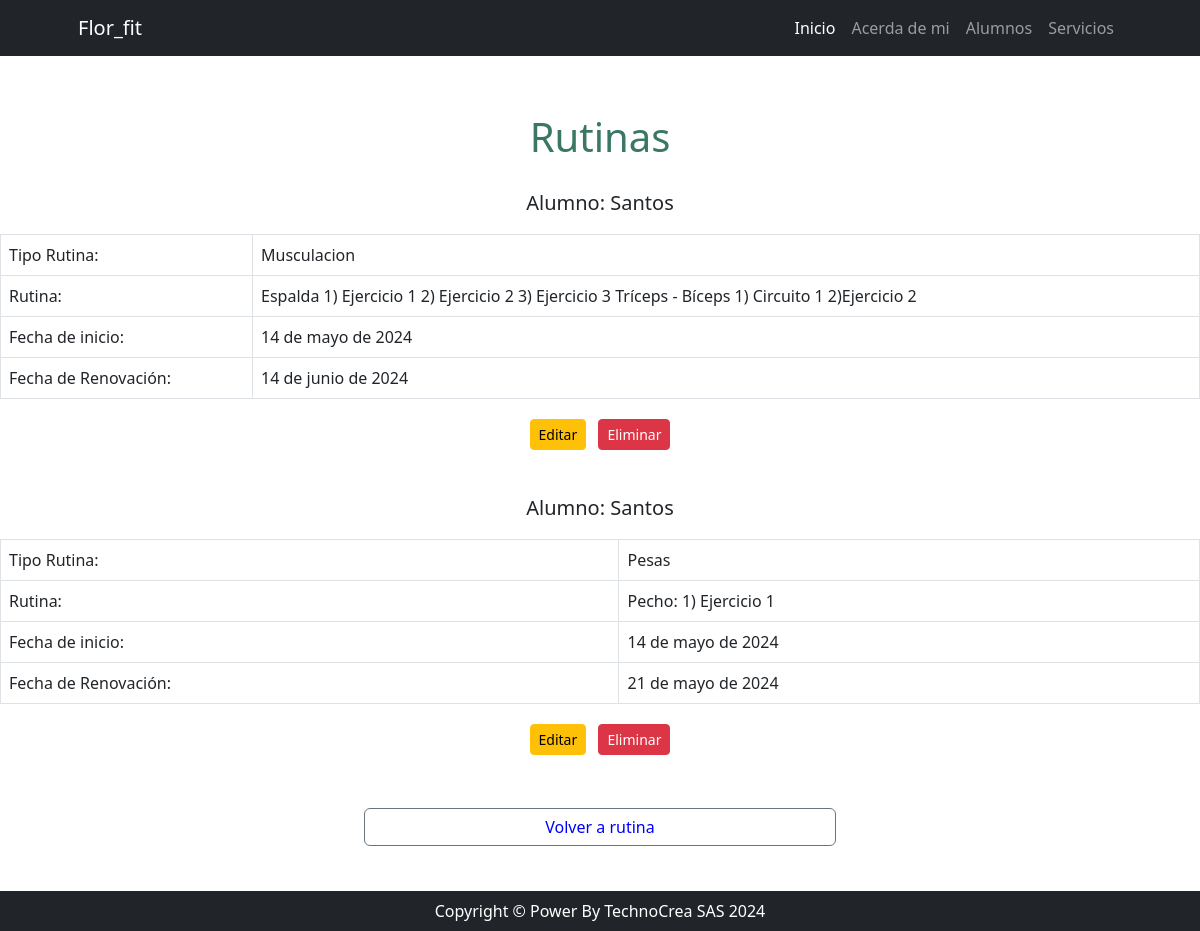
The app's page /usuario/rutina/list, older data.
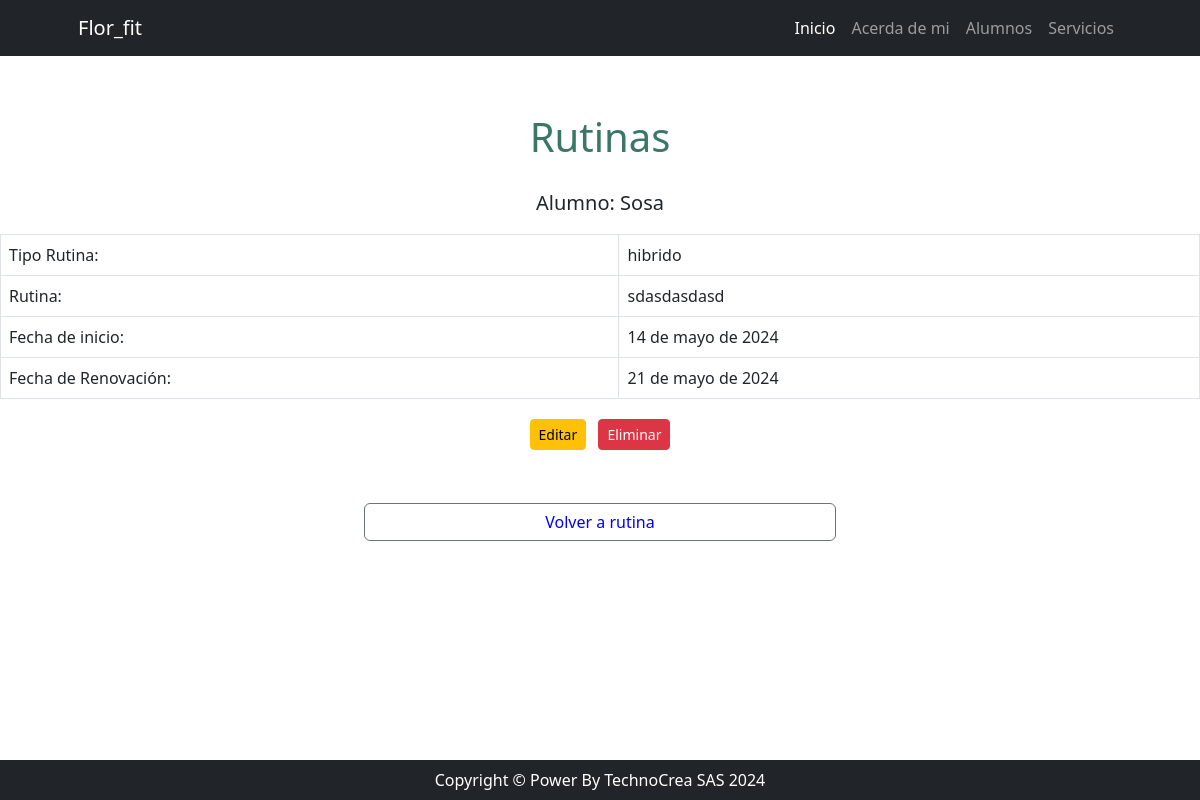
The same page, newer data.
### usuario/models.py (models this page shows, shortened)
class Rutina(models.Model):
    instructor = models.ForeignKey(Instructor, on_delete=models.CASCADE, verbose_name="Instructor asignado")
    alumno = models.ForeignKey(Alumno, on_delete=models.CASCADE, verbose_name="Alumno asignado")
    nombre = models.CharField(max_length=150, verbose_name="Nombre de la rutina")
    descripcion = models.TextField(verbose_name="Descripción")
    fecha_inicio = models.DateField(verbose_name="Fecha de inicio")
    fecha_fin = models.DateField(verbose_name="Fecha de fin")
    class Meta:
        verbose_name = 'Rutina'
        verbose_name_plural = 'Rutinas'

class Alumno(models.Model):
    dni = models.IntegerField()
    apellido = models.CharField(max_length=100)
    nombre = models.CharField(max_length=100)
    email = models.EmailField(unique=True)
    telefono = models.CharField(max_length=20, blank=True)
    fecha_nacimiento = models.DateField(null=True, blank=True)
    def __str__(self):
        return self.apellido
    class Meta:
        verbose_name = 'Alumno'
        verbose_name_plural = 'Alumnos'

### usuario/views.py (the view)
# urls.py: path('rutina/list', views.rutina_list, name='rutina_list'),
def rutina_list(request):
    busqueda = request.GET.get("busqueda", None)
    if busqueda:
        print(busqueda)
        consulta = Rutina.objects.filter(nombre__icontains=busqueda)
    else:
        consulta = Rutina.objects.all()
    contexto = {"rutinas": consulta}
    return render(request, "usuario/rutina_list.html", contexto)

### usuario/templates/usuario/rutina_list.html (shortened to what this page needs)
{% extends 'core/base.html' %}
{% block content %}
    <header>
        <h1 class="text-center" style="padding-top: 1.5cm; padding-bottom: 0.5cm; color: #3a7765;">Rutinas</h1>
    </header>
    <ul class="list-unstyled">
        <ul class="list-unstyled">
            {% for rutina in rutinas %}
            <li>
                <p class="font-weight-bold text-center" style="font-size: 1.25rem;">Alumno: {{ rutina.alumno }}</p>
                <div class="table-responsive">
                    <table class="table table-bordered">
                        <tbody>
                            <tr>
                                <td class="font-weight-bold">Tipo Rutina:</td>
                                <td>{{ rutina.nombre }}</td>
                            </tr>
                            <tr>
                                <td class="font-weight-bold">Rutina:</td>
                                <td>{{ rutina.descripcion }}</td>
                            </tr>
                            <tr>
                                <td class="font-weight-bold">Fecha de inicio:</td>
                                <td>{{ rutina.fecha_inicio }}</td>
                            </tr>
                            <tr>
                                <td class="font-weight-bold">Fecha de Renovación:</td>
                                <td>{{ rutina.fecha_fin }}</td>
                            </tr>
                        </tbody>
                    </table>
                    <div class="text-center">
                        <a href="{% url 'usuario:rutina_update' rutina.id %}" class="btn btn-warning btn-sm m-1">Editar</a>
                        <a href="{% url 'usuario:rutina_delete' rutina.id %}" class="btn btn-danger btn-sm m-1">Eliminar</a>
                    </div>
                </div>
                <div class="text-center">
                    <a href="" class="btn btn-close-white btn-sm m-1">Volver a Rutina</a>
                </div>
            </li>
            {% endfor %}
        </ul>
        <div style="text-align: center; padding: 10px; margin-bottom: 75px;">
            <a href="{% url 'usuario:rutina_main' %}" class="btn btn-outline-secondary" style="width: 40%; color: blue;">Volver a rutina</a>
        </div>
{% endblock content %}

### core/templates/core/base.html (shortened to what this page needs)
{% load static %}
<!DOCTYPE html>
<html lang="en">
    <head>
        <link href="https://cdn.jsdelivr.net/npm/bootstrap-icons@1.4.1/font/bootstrap-icons.css" rel="stylesheet" />
        <link href="{% static 'core/css/styles.css' %}" rel="stylesheet" />
    </head>
    <body>
        {% include 'core/components/navbar.html' %}
        {% block content %}
        {% endblock content %}
        {% include 'core/components/footer.html' %}
    </body>
</html>

### core/templates/core/components/navbar.html (shortened to what this page needs)
<nav class="navbar navbar-expand-lg navbar-dark bg-dark">
    <div class="container px-5">
        <a class="navbar-brand" href="#!">Flor_fit</a>
        <div class="collapse navbar-collapse" id="navbarSupportedContent">
            <ul class="navbar-nav ms-auto mb-2 mb-lg-0">
                <li class="nav-item"><a class="nav-link active" aria-current="page" href="{% url 'core:index' %}">Inicio</a></li>
                <li class="nav-item"><a class="nav-link" href="#!">Acerda de mi</a></li>
                <li class="nav-item"><a class="nav-link" href="{% url 'usuario:index' %}">Alumnos</a></li>
                <li class="nav-item"><a class="nav-link" href="#!">Servicios</a></li>
            </ul>
        </div>
    </div>
</nav>

### core/templates/core/components/footer.html
<footer class="py-2 bg-dark fixed-bottom ">
    <div class="container px-5">
        <p class="m-0 text-center text-white">Copyright &copy; Power By TechnoCrea SAS 2024</p>
    </div>
</footer>

Row changes from the older to the newer data that the page shows:
removed Rutina: alumno "Santos", nombre "Musculacion", descripcion "Espalda 1) Ejercicio 1 2) Ejercicio 2 3) Ejercicio 3 Tríceps - Bíceps 1) Circuito 1 2)Ejercicio 2", fecha_inicio "14 de mayo de 2024", fecha_fin "14 de junio de 2024"
removed Rutina: alumno "Santos", nombre "Pesas", descripcion "Pecho: 1) Ejercicio 1", fecha_inicio "14 de mayo de 2024", fecha_fin "21 de mayo de 2024"
added Rutina: alumno "Sosa", nombre "hibrido", descripcion "sdasdasdasd", fecha_inicio "14 de mayo de 2024", fecha_fin "21 de mayo de 2024"
